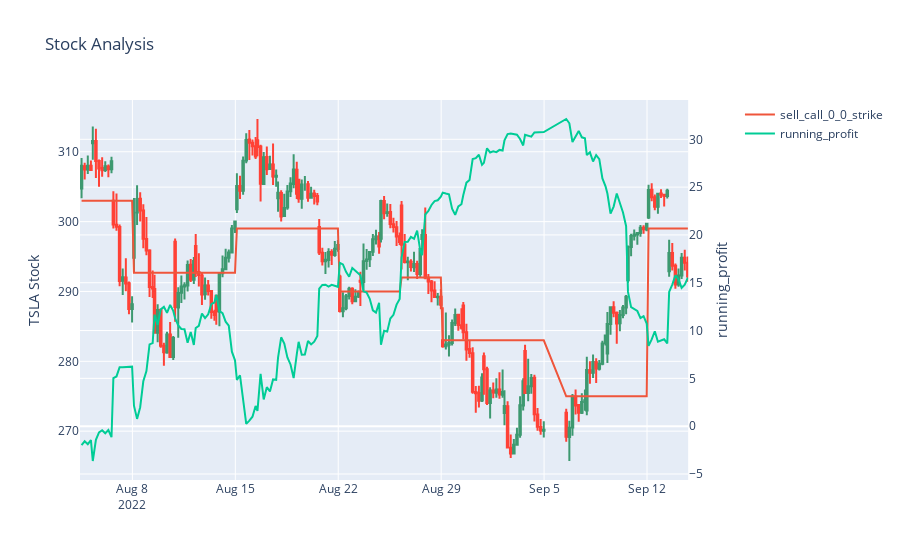

This figure's notebook cell:
### Code cell
strat = StrategyBase(qbw=qbw)
ic = measure_period_profit(tsla,  
    strat,
    expiration='week',
    update_freq='once')
plots.plot_candles_and_profit(ic, lines=[f'{l.name}_strike' for l in strat.legs])

### Figure 1 — Plotly figure (JSON) as saved in the notebook; plotly's stock layout.template omitted (floating-point values rounded to 4 significant figures; data arrays with more than 128 entries replaced by an {"elided": "..."} marker saying what was removed)
{"data": [{"close": {"elided": "200 float values"}, "high": {"elided": "200 float values"}, "low": {"elided": "200 float values"}, "open": {"elided": "200 float values"}, "showlegend": false, "type": "candlestick", "x": {"elided": "200 str values"}, "xaxis": "x", "yaxis": "y"}, {"name": "sell_call_0_0_strike", "type": "scatter", "x": {"elided": "200 str values"}, "y": {"elided": "200 float values"}}, {"name": "running_profit", "type": "scatter", "x": {"elided": "200 str values"}, "xaxis": "x", "y": {"elided": "200 float values"}, "yaxis": "y2"}], "layout": {"title": {"text": "Stock Analysis"}, "xaxis": {"anchor": "y", "domain": [0, 0.94], "rangebreaks": [{"bounds": ["sat", "mon"]}, {"bounds": [16.1, 9.5], "pattern": "hour"}], "rangeslider": {"visible": false}}, "yaxis": {"anchor": "x", "domain": [0, 1], "title": {"text": "TSLA Stock"}}, "yaxis2": {"anchor": "x", "overlaying": "y", "side": "right", "title": {"text": "running_profit"}}}}
